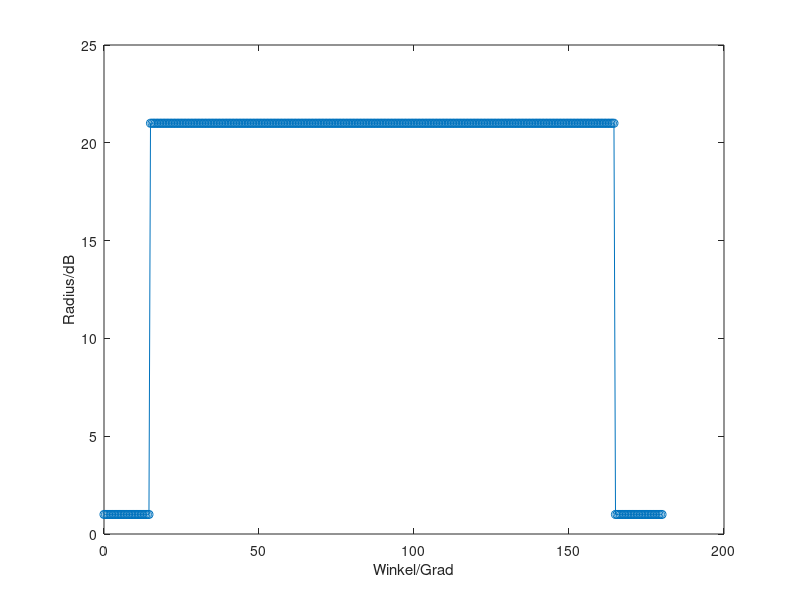

MATLAB code to generate this figure: (Note: this script raises an error after producing the figure.)
% Beschreibung: Implementation vom Test 2 in der Dokumentation (5.2.1)

%% Erzeugung des Testsignals %%
repeatedTimeValMid = 150;%Ton = 2*repeatedTimeValMid
midVal = 20;
%Bereich von 0° zum 180° mit Auflösung von 0.5°
tVal = 0:0.5:180;
tComp = 90;
xVal = midVal*rectpuls(tVal-tComp,repeatedTimeValMid)+1;
figure('Name', 'Das Originalsignal');
plot(tVal,xVal,'-o');
xlabel('Winkel/Grad');
ylabel('Radius/dB');

%% Erstellung des Diagramms zur Bestimmung der Verlustpunkte %%
draw = 1;
% Das Ergebnis-Signal, das von folgenden Filter gefiltert wird

% vom Maximally-Flat-Methode-entworfenen Filter
phase = 1;
filterObj = filterMaximallyFlatFIR_p4;
filterIIR(xVal, tVal, filterObj, draw, phase, ...
    'Maximally Flat Methode-Filterergebnis');
% vom Window-Kaiser-Methode-entworfenen Filter
phase = 2;
filterObj = filterWindowKaiser_p10;
filterFIR(xVal, tVal, filterObj, draw, phase, ...
    'Window Kaiser Methode-Filterergebnis');
% vom Least-Squares-Methode-entworfenen Filter
phase = 2;
filterObj = filterLeastSquares_p11;
filterFIR(xVal, tVal, filterObj, draw, phase, ...
    'Least Squares Methode-Filterergebnis');
% vom Equiripple-Methode-entworfenen Filter
phase = 2;
filterObj = filterEquiripple_p3;
filterFIR(xVal, tVal, filterObj, draw, phase, ...
    'Equiripple Methode-Filterergebnis');
% vom Window-Bartlett-Methode-entworfenen Filter
phase = 2;
filterObj = filterWindowBarlett_p2;
filterFIR(xVal, tVal, filterObj, draw, phase, ...
    'Window Bartlett Methode-Filterergebnis');
% vom Window-Rectangular-Methode-entworfenen Filter
phase = 2;
filterObj = filterWindowRectangular_p3;
filterFIR(xVal, tVal, filterObj, draw, phase, ...
    'Window Rectangular Methode-Filterergebnis');
% vom Window-Triangular-Methode-entworfenen Filter
phase = 2;
filterObj = filterWindowTriangular_p1;
filterFIR(xVal, tVal, filterObj, draw, phase, ...
    'Window Triangular Methode-Filterergebnis');